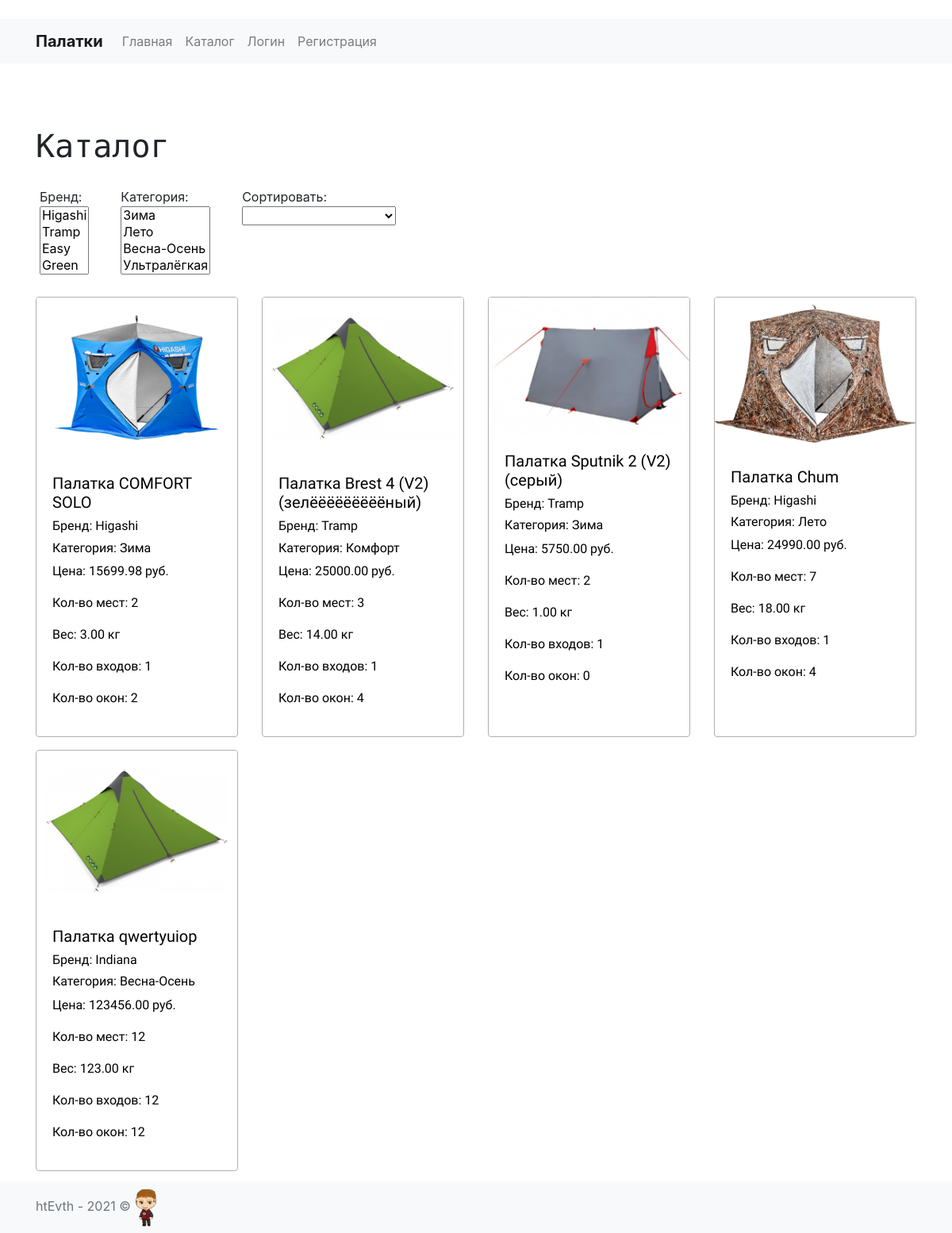
The app's page /catalog/, older data.
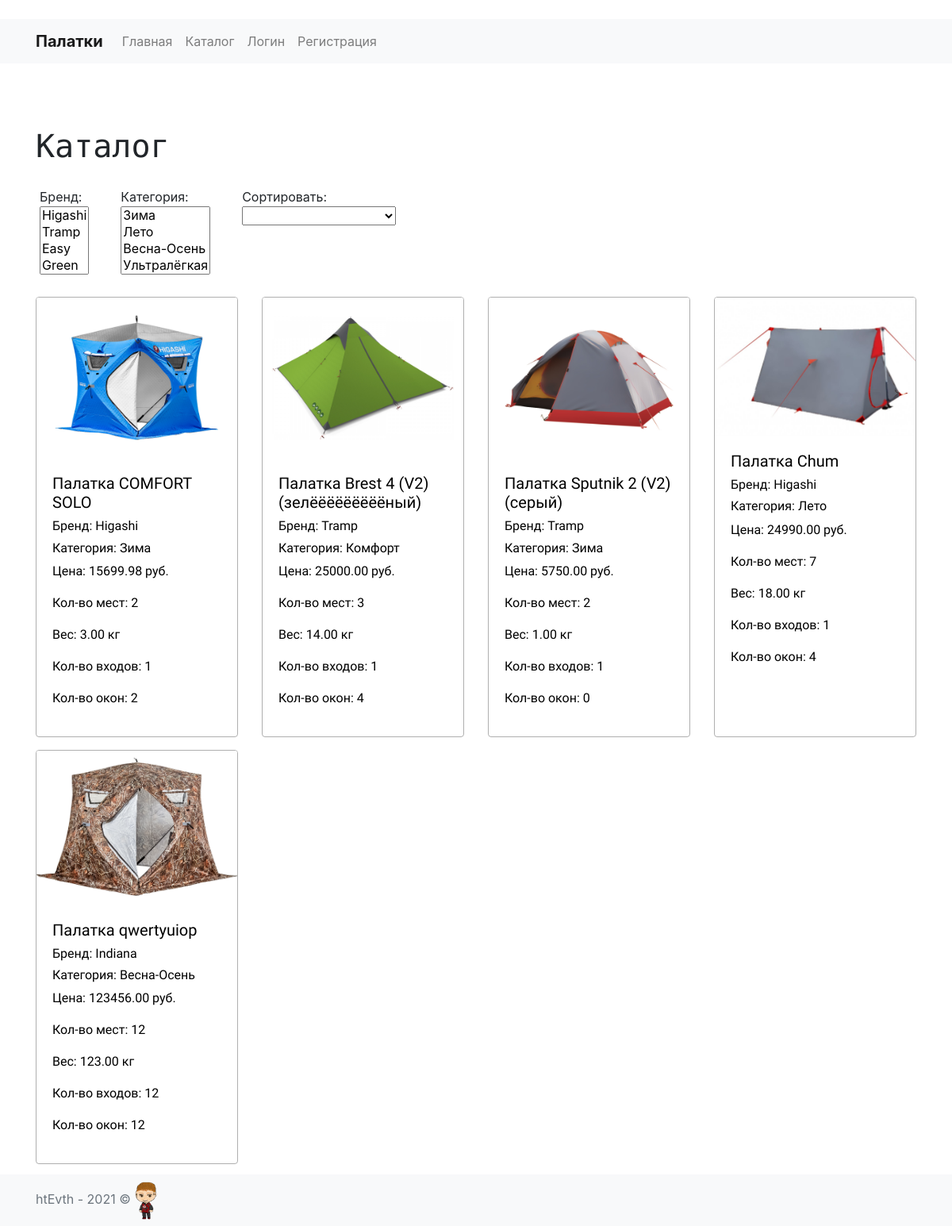
The same page, newer data.
### mainApp/models.py (models this page shows, shortened)
class Tent(models.Model):
    PK_Tent = models.AutoField(db_column='PK_Tent', primary_key=True)
    name = models.CharField(db_column='nameTent', max_length=200)
    price = models.DecimalField(
        db_column='price', max_digits=15, decimal_places=2)
    weight = models.DecimalField(
        db_column='weight', max_digits=5, decimal_places=2)
    places = models.IntegerField(db_column='places')
    doors = models.IntegerField(db_column='doors')
    windows = models.IntegerField(db_column='windows')
    description = models.TextField(
        db_column='description', blank=True, null=True)
    imagepath = models.ImageField(upload_to=settings.MEDIA_ROOT,
        db_column='imagePath', max_length=255, blank=True, null=True)
    PK_Category = models.ForeignKey(
        Category, models.DO_NOTHING, db_column='PK_Category')
    PK_Brand = models.ForeignKey(
        Brand, models.DO_NOTHING, db_column='PK_Brand')
    def get_url(self):
        return reverse('productinfo', args=[str(self.PK_Tent)])
    class Meta:
        db_table = 'Tent'

class Brand(models.Model):
    PK_Brand = models.AutoField(db_column='PK_Brand', primary_key=True)
    name = models.CharField(db_column='nameBrand', max_length=100)
    class Meta:
        db_table = 'Brand'

class Category(models.Model):
    PK_Category = models.AutoField(db_column='PK_Category', primary_key=True)
    name = models.CharField(db_column='nameCategory', max_length=100)
    class Meta:
        db_table = 'Category'

### mainApp/views.py (the view, shortened to what this page needs)
# urls.py: path('catalog/', views.catalog, name="catalog"),
def catalog(request):
    tents = Tent.objects.all()
    return render(request, 'mainApp/catalog.html', {
        "tents": tents,
        "brands": Brand.objects.all(),
        "categories": Category.objects.all()
        })

### mainApp/templates/mainApp/catalog.html (shortened to what this page needs)
{% extends 'mainApp/wrapper.html' %}
{% load static %}
{% block content %}
<main id="content">
    <div class="container">
        <h1> Каталог</h1>
        <div class="row">
            <div class="filters__filter">
                <div class="filters__filter-label">Бренд:</div>
                <select class="selectpicker" title="" multiple name="" id="filter_brand">
                    {% for brand in brands %}
                    <option class="filter-option" value="{{ brand.PK_Brand }}">{{ brand.name }}</option>
                    {% endfor %}
                </select>
            </div>
            <div class="filters__filter">
                <div class="filters__filter-label">Категория:</div>
                <select class="selectpicker" title="" multiple name="" id="filter_category">
                    {% for category in categories %}
                    <option class="filter-option" value="{{ category.PK_Category }}">{{ category.name }}</option>
                    {% endfor %}
                </select>
            </div>
            <div class=" filters__filter">
                <div class="filters__filter-label">Сортировать:</div>
                <select class="selectpicker" title="" name="" id="filter_price">
                    <option class="filter-option" value="default_none"></option>
                    <option class="filter-option" value="ascending_price">по возрастанию цены</option>
                </select>
            </div>
        </div>
        <div class="row" id="container-tents">
            {% for singleTent in tents %}
            <div class="col-lg-3 col-md-6 my-2">
                <div class="card single-item h-100">
                    <a href="{{ singleTent.get_url }}">
                        {% if singleTent.imagepath.url == "/False" %}
                        <img src="{% static 'img/empty.png' %}" class="card-img-top" alt="Отсутствует изображение">
                        {% elif singleTent.imagepath %}
                        <img src="{{singleTent.imagepath.url}}" class="card-img-top" alt="{{ singleTent.PK_Tent }}">
                        {% else %}
                        <img src="{% static 'img/empty.png' %}" class="card-img-top" alt="Отсутствует изображение">
                        {% endif %}
                        <div class="card-body">
                            <h5>Палатка {{ singleTent.name}}</h5>
                            <h6>Бренд: {{ singleTent.PK_Brand.name}}</h6>
                            <h6>Категория: {{ singleTent.PK_Category.name}}</h6>
                            <p>Цена: {{ singleTent.price }} руб.</p>
                            <p>Кол-во мест: {{ singleTent.places }}</p>
                            <p>Вес: {{ singleTent.weight }} кг</p>
                            <p>Кол-во входов: {{ singleTent.doors }}</p>
                            <p>Кол-во окон: {{ singleTent.windows }}</p>
                        </div>
                    </a>
                </div>
            </div>
            {% endfor %}
        </div>
    </div>
</main>
{% endblock %}

### mainApp/templates/mainApp/wrapper.html (shortened to what this page needs)
﻿<!DOCTYPE html>
{% load static %}
<html lang="en">
<head>
    <link rel="stylesheet" href="https://maxcdn.bootstrapcdn.com/bootstrap/4.0.0/css/bootstrap.min.css"
>
    <link rel="stylesheet"
        href="https://cdnjs.cloudflare.com/ajax/libs/bootstrap-select/1.13.1/css/bootstrap-select.css" />
    <link href="{% static 'css/style.css' %}" rel="stylesheet">
</head>
<body>
    {% include 'mainApp/include/menu.html' %}
    {% block content %} {% endblock %}
    {% include 'mainApp/include/footer.html' %}
</body>
</html>

### mainApp/templates/mainApp/include/menu.html (shortened to what this page needs)
{% load static %}
<nav class="navbar navbar-expand-lg navbar-light bg-light sticky-top">
  <div class="container">
      <a class="navbar-brand" href="{% url 'index' %}">
        Палатки
      </a>
      <div class="collapse navbar-collapse" id="navbarNav">
          <ul class="navbar-nav mr-auto mb-3 mb-lg-0">
            <li class="nav-item">
              <a href="{% url 'index' %}" class="nav-link">Главная</a>
            </li>
            <li class="nav-item">
              <a href="{% url 'catalog' %}" class="nav-link">Каталог</a>
            </li>
            {% if user.is_authenticated %}
            <div class="nav-item">
              <a href="{% url 'lk' %}" class="nav-link" >Привет, {{ user.profile.name }}</a>
            </div>
            <div class="nav-item">
              <a href="{% url 'logout' %}" class="nav-link" >Пока, {{ user.profile.name }}</a>
            </div>
            {% else %}
            <div class="nav-item">
              <a href="{% url 'login' %}" class="nav-link" >Логин</a>
            </div>
            <div class="nav-item">
              <a href="{% url 'registration' %}" class="nav-link" >Регистрация</a>
            </div>
            {% endif %}
          </ul>
      </div>
  </div>
</nav>

### mainApp/templates/mainApp/include/footer.html
{% load static %}
  <footer class="footer mt-5 py-2 bg-light">
    <div class="container">
      <a class="text-muted" href="https://vk.com/mikh_m">
        htEvth - 2021 &copy
        <image src="{% static "img/misha.png" %}" class="image-footer" width="30">
      </a>
    </div>
  </footer>

### mainApp/static/css/style.css (style rules this page uses)
html { min-height: 100%; position: relative; }
#content { padding-top: 80px; padding-bottom: 70px; }
#content p { font-family: 'Oswald', sans-serif; }
#content h1 { font-family: 'Rubik Mono One', sans-serif; }
#content h5, #content h6 { font-family: 'Russo One', Arial; }
.navbar-brand { font-weight: bold; }
.single-item { border: 1px solid #afafaf; transition: all ease-in-out 0.2s; }
.single-item a { text-decoration: none; color: #000; }
.card { position: relative; }
.single-item { border: 1px solid #afafaf; transition: all ease-in-out 0.3s; }
.single-item { display: flex; }
footer { margin-right: 1000px; min-width: 100%; position: absolute; bottom: 0; }
footer a { text-decoration: none; }
footer .image-footer { width: 30px; }
.filters__filter { padding: 20px; }

Row changes from the older to the newer data that the page shows:
changed Tent "Sputnik 2 (V2) (серый)": imagepath: a different picture
changed Tent "Chum": imagepath: a different picture
changed Tent "qwertyuiop": imagepath: a different picture
